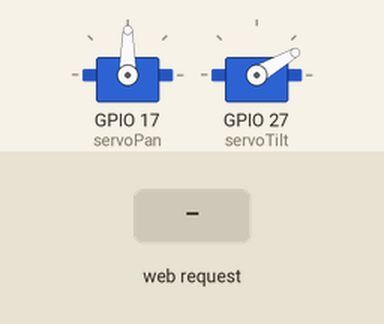
Recording of a sketch running on a simulated ESP32. Shown: 2 × servo. Inputs (shaded band) come from the test bench. What the sketch prints to the serial monitor is not drawn.

Above: at 1.2 s.
1.3 s: HTTP request GET /tilt/ received
At 1.8 s:
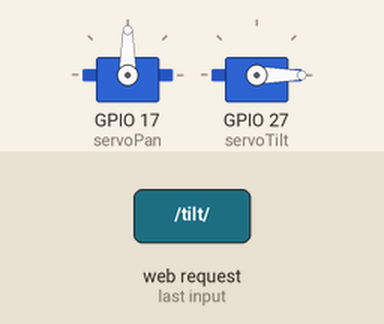
2.8 s: HTTP request GET /pan/ received
At 4.2 s:
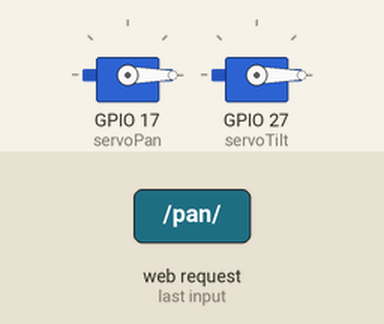
Timing chart, 0 to 5.8 s (numbered marks = the images above; inputs shaded):
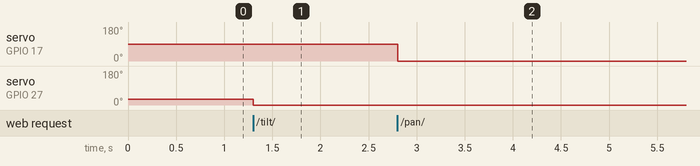

The sketch:

trackpod.ino
```cpp
// Load Wi-Fi library
#include <WiFi.h>
#include <ESP32Servo.h>

// Replace with your network credentials
const char* ssid     = "TrackPod";
const char* password = "group40";

// Set web server port number to 80
WiFiServer server(80);

// Variable to store the HTTP request
String header;

// Auxiliary variables to store the current output state
String output18State = "off";
String output19State = "off";

// Assign output variables to GPIO pins
const int output18 = 18;
const int output19 = 19;

unsigned long last_centered_time;

Servo pan, tilt;
int pos_tilt = 35;
int pos_pan = 90;
int servoPan = 17;
int servoTilt = 27;

int centered = 0;

void setup() {
  Serial.begin(115200);
  pan.setPeriodHertz(50);    // standard 50 hz servo
  pan.attach(servoPan, 500 , 2500);
  tilt.setPeriodHertz(50);    // standard 50 hz servo
  tilt.attach(servoTilt, 500 , 2500);

  // Connect to Wi-Fi network with SSID and password
  Serial.print("Setting AP (Access Point)…");
  // Remove the password parameter, if you want the AP (Access Point) to be open
  WiFi.softAP(ssid, password);

  IPAddress IP = WiFi.softAPIP();
  Serial.print("AP IP address: ");
  Serial.println(IP);

  pan.write(90);
  tilt.write(30);

  server.begin();
}

void loop(){
  WiFiClient client = server.available();   // Listen for incoming clients

  if (client) {                             // If a new client connects,
    Serial.println("New Client.");          // print a message out in the serial port
    String currentLine = "";                // make a String to hold incoming data from the client
    while (client.connected()) {            // loop while the client's connected
      if (client.available()) {             // if there's bytes to read from the client,
        char c = client.read();             // read a byte, then
        Serial.write(c);                  // print it out the serial monitor
        header += c;
        if (c == '\n') {                    // if the byte is a newline character
          // if the current line is blank, you got two newline characters in a row.
          // that's the end of the client HTTP request, so send a response:
          if (currentLine.length() == 0) {
            // HTTP headers always start with a response code (e.g. HTTP/1.1 200 OK)
            // and a content-type so the client knows what's coming, then a blank line:
            client.println("HTTP/1.1 200 OK");
            client.println("Content-type:text/html");
            client.println("Connection: close");
            client.println();

            // turns the GPIOs on and off
            if (header.indexOf("GET /box/") >= 0) {
              int data_end = header.indexOf(" ", header.indexOf("/box/"));
              int data_start = header.lastIndexOf("/", data_end) + 1;
              String coordinates = header.substring(data_start, data_end);
              int y = coordinates.substring(coordinates.indexOf("&")+1).toInt();
              int x = coordinates.substring(0, coordinates.indexOf("&")).toInt();

              bool x_centered = false;
              bool y_centered = false;


              //Serial.println(x);
              //Serial.println(y);

              // X adjustment
              int delta = (abs(x)/500)*12 + 3;
              if (x < -100 ) {
                pos_pan = (((pos_pan+delta) > 180)) ? 180 : (pos_pan+delta);
                pan.write(pos_pan);
                centered = 0;
              } else if (x > 100) {
                pos_pan = (((pos_pan-delta) < 0)) ? 0 : (pos_pan-delta);
                pan.write(pos_pan);
                centered = 0;
              } else {
                x_centered = true;
              }

              // Y adjustment
              delta = (abs(y)/600)*8 + 2;
              if (y < -200) {
                pos_tilt = (((pos_tilt+delta) > 60)) ? 60 : (pos_tilt+delta);
                tilt.write(pos_tilt);
                centered = 0;
              } else if (y > 200) {
                pos_tilt = (((pos_tilt-delta) < 30)) ? 30 : (pos_tilt-delta);
                tilt.write(pos_tilt);
                centered = 0;
              } else {
                y_centered = true;
              }

              if (x_centered && y_centered)
                centered++;

            }
            if (header.indexOf("GET /tilt/") >= 0) {
              int fin = header.indexOf(" ", header.indexOf("/tilt/"));
              int start = header.lastIndexOf("/", fin);
              Serial.println("Tilt");
              Serial.println(header.substring(start+1, fin));
              tilt.write(header.substring(start+1, fin).toInt());
            }

            if (header.indexOf("GET /pan/") >= 0) {
              int fin = header.indexOf(" ", header.indexOf("/pan/"));
              int start = header.lastIndexOf("/", fin);
              Serial.println("Pan");
              Serial.println(header.substring(start+1, fin));
              pan.write(header.substring(start+1, fin).toInt());
            }

            client.println((centered >= 10) ? "CENTERED" : "IN_PROGRESS");
            client.println();

            if ((centered >= 10)&& ((millis()-last_centered_time)> 5000)) {
              centered = 0;
            }

            break;
          } else { // if you got a newline, then clear currentLine
            currentLine = "";
          }
        } else if (c != '\r') {  // if you got anything else but a carriage return character,
          currentLine += c;      // add it to the end of the currentLine
        }
      }
    }
    // Clear the header variable
    header = "";
    // Close the connection
    client.stop();
    Serial.println("Client disconnected.");
    Serial.println("");
  }
}
```

Measured:
- after the input at 1.3 s, servo on GPIO 27 (servoTilt): 30° → 0° at once
- after the input at 2.8 s, servo on GPIO 17 (servoPan): 90° → 0° at once
